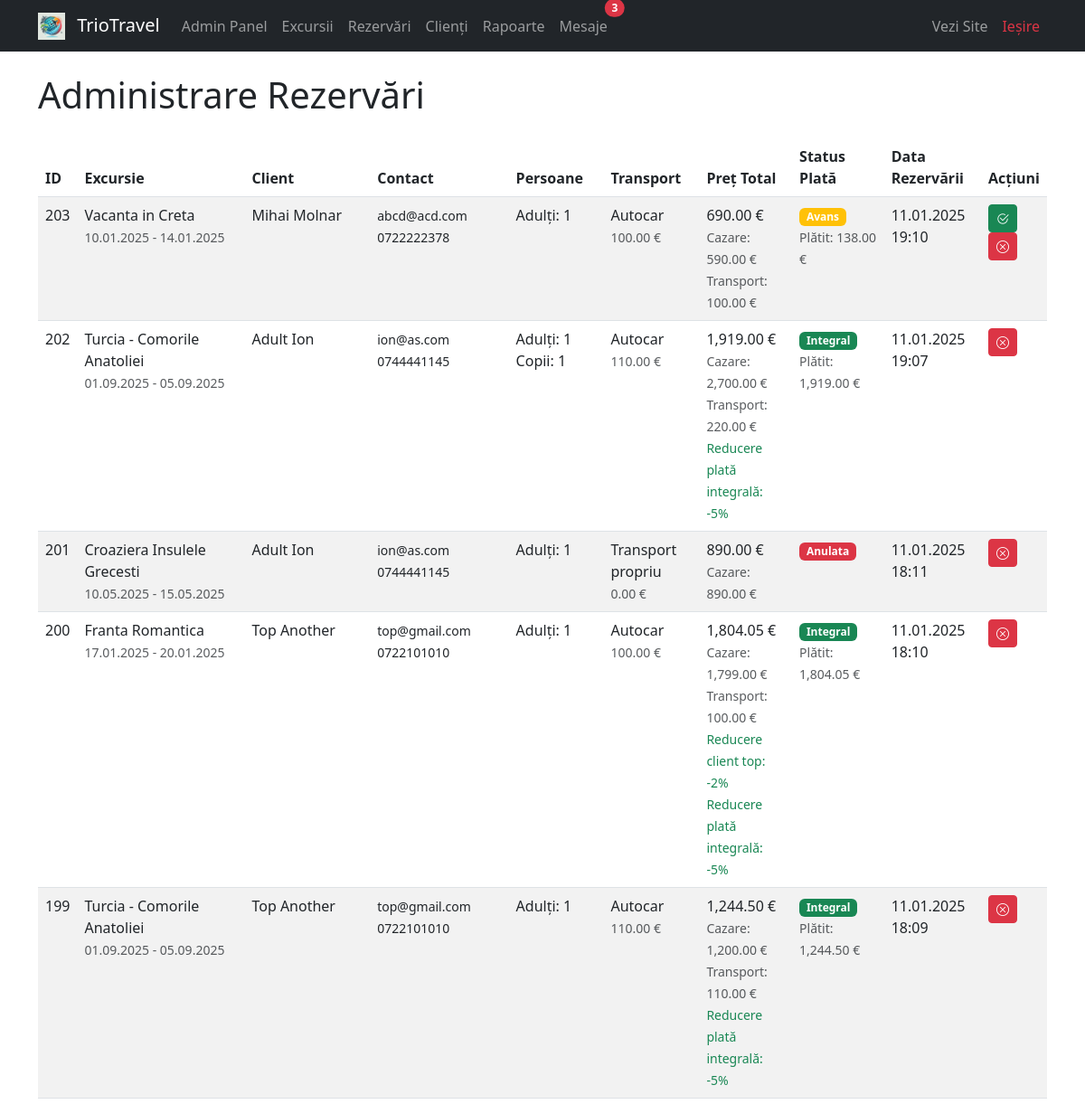
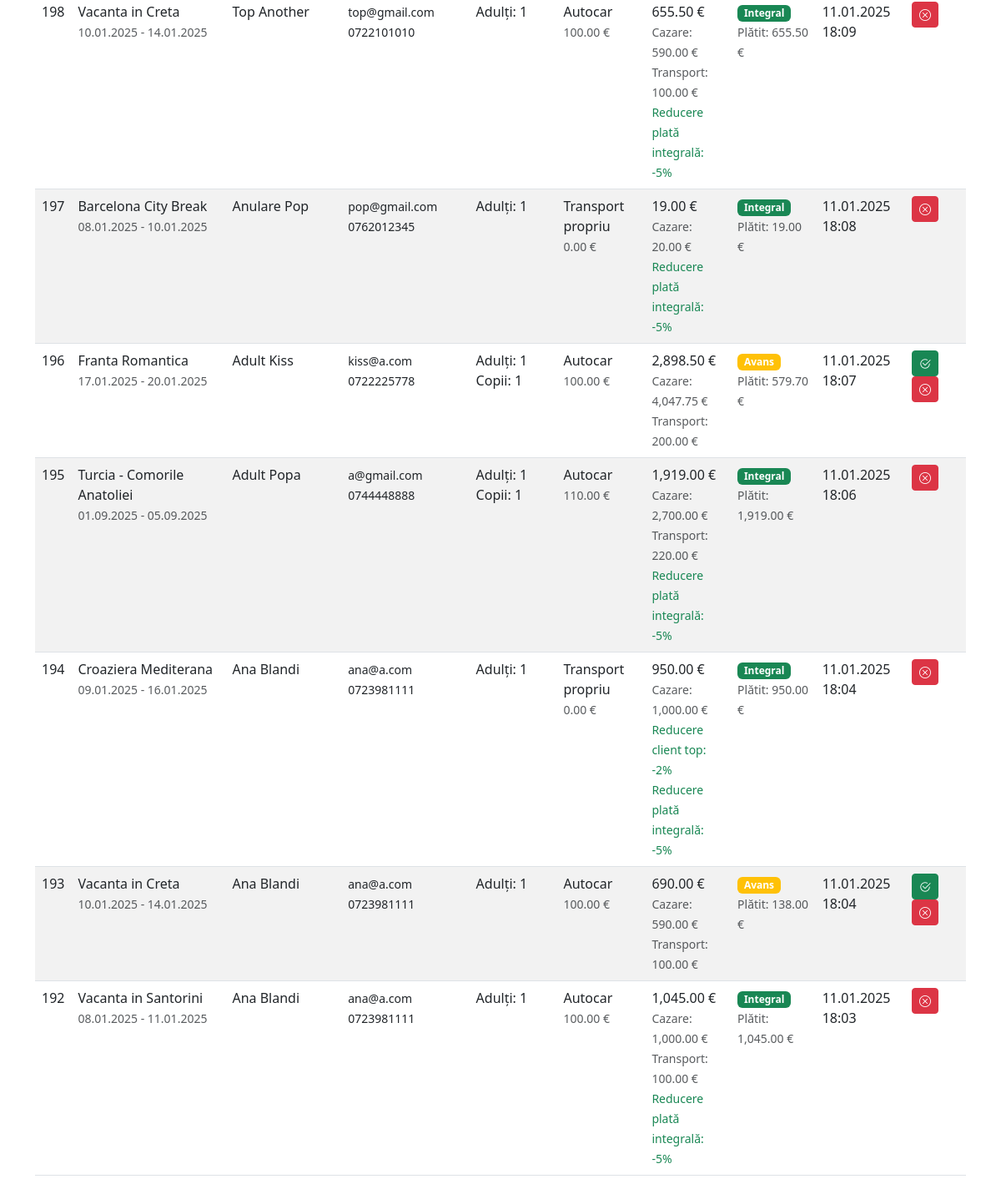
The app's page /admin/rezervari.php (signed in) with its own data (2 pictures, top to bottom).
### tables this page shows
CREATE TABLE IF NOT EXISTS `rezervari` (
  `id` bigint UNSIGNED NOT NULL AUTO_INCREMENT,
  `client_id` int DEFAULT NULL,
  `excursie_id` int DEFAULT NULL,
  `numar_adulti` int NOT NULL DEFAULT '1',
  `numar_copii` int NOT NULL DEFAULT '0',
  `pret_total` decimal(10,2) NOT NULL,
  `status_plata` varchar(50) NOT NULL,
  `suma_plata` decimal(10,2) NOT NULL,
  `transport_id` int DEFAULT NULL,
  `pret_cazare` decimal(10,2) DEFAULT NULL,
  `pret_transport` decimal(10,2) DEFAULT NULL,
  `data_creare` timestamp NOT NULL DEFAULT CURRENT_TIMESTAMP,
  `data_modificare` timestamp NULL DEFAULT NULL ON UPDATE CURRENT_TIMESTAMP,
  PRIMARY KEY (`id`),
  UNIQUE KEY `id` (`id`),
  KEY `idx_rezervari_status` (`status_plata`),
  KEY `fk_rezervari_clienti` (`client_id`),
  KEY `fk_rezervari_excursii` (`excursie_id`),
  KEY `fk_rezervari_transport` (`transport_id`)
);

CREATE TABLE IF NOT EXISTS `excursii` (
  `id` bigint UNSIGNED NOT NULL AUTO_INCREMENT,
  `tip` varchar(50) NOT NULL,
  `oferta_speciala` varchar(50) DEFAULT NULL,
  `tip_masa` varchar(50) DEFAULT NULL,
  `sezon_id` int DEFAULT NULL,
  `nume` varchar(200) NOT NULL,
  `descriere` text,
  `data_inceput` date NOT NULL,
  `data_sfarsit` date NOT NULL,
  `pret_cazare_per_persoana` decimal(10,2) NOT NULL,
  `creat_la` timestamp NULL DEFAULT CURRENT_TIMESTAMP,
  `poza1` varchar(255) DEFAULT NULL,
  `poza2` varchar(255) DEFAULT NULL,
  `status` enum('activ','inactiv','anulat') DEFAULT 'activ',
  `tip_cazare_id` bigint UNSIGNED NOT NULL,
  `locatie_id` bigint UNSIGNED NOT NULL,
  `numar_nopti` int NOT NULL,
  PRIMARY KEY (`id`),
  UNIQUE KEY `id` (`id`),
  KEY `idx_excursii_date_tip` (`data_inceput`,`data_sfarsit`,`tip`),
  KEY `idx_excursii_status` (`status`),
  KEY `fk_excursii_tip_cazare` (`tip_cazare_id`),
  KEY `fk_excursii_locatii` (`locatie_id`)
);

CREATE TABLE IF NOT EXISTS `clienti` (
  `id` int NOT NULL AUTO_INCREMENT,
  `prenume` varchar(50) NOT NULL,
  `nume` varchar(50) NOT NULL,
  `email` varchar(100) NOT NULL,
  `telefon` varchar(20) DEFAULT NULL,
  `numar_identitate` varchar(20) NOT NULL,
  `este_client_top` tinyint(1) DEFAULT '0',
  `creat_la` timestamp NULL DEFAULT CURRENT_TIMESTAMP,
  PRIMARY KEY (`id`),
  UNIQUE KEY `numar_identitate` (`numar_identitate`)
);

CREATE TABLE IF NOT EXISTS `optiuni_transport_excursii` (
  `id` bigint UNSIGNED NOT NULL AUTO_INCREMENT,
  `excursie_id` int DEFAULT NULL,
  `tip_transport` varchar(50) NOT NULL,
  `pret_per_persoana` decimal(10,2) NOT NULL,
  `descriere` text,
  `creat_la` timestamp NULL DEFAULT CURRENT_TIMESTAMP,
  PRIMARY KEY (`id`),
  UNIQUE KEY `id` (`id`),
  UNIQUE KEY `excursie_id` (`excursie_id`,`tip_transport`)
);

### admin/rezervari.php (the view, shortened to what this page needs)
<?php
require_once '../conexiune.php';
$sql = "SELECT r.*,
        e.nume as nume_excursie,
        e.data_inceput,
        e.data_sfarsit,
        r.pret_cazare,
        COALESCE(
            (SELECT CONCAT(p.prenume, ' ', p.nume)
             FROM participanti p
             WHERE p.rezervare_id = r.id
             ORDER BY p.id ASC
             LIMIT 1),
            CONCAT(c.prenume, ' ', c.nume)
        ) as nume_client,
        c.email,
        c.telefon,
        (SELECT COUNT(*)
         FROM rezervari r2
         WHERE r2.client_id = r.client_id
         AND r2.data_creare < r.data_creare) as rezervari_anterioare,
        ot.tip_transport,
        ot.pret_per_persoana as pret_transport_per_persoana,
        (SELECT COALESCE(SUM(suma), 0)
         FROM chitante
         WHERE rezervare_id = r.id
         AND tip_operatie = 'plata') as suma_platita
        FROM rezervari r
        LEFT JOIN excursii e ON r.excursie_id = e.id
        LEFT JOIN clienti c ON r.client_id = c.id
        LEFT JOIN optiuni_transport_excursii ot ON r.transport_id = ot.id
        ORDER BY r.data_creare DESC";
$result = $conn->query($sql);
?>
<!DOCTYPE html>
<html lang="ro">
<head>
    <link href="https://cdn.jsdelivr.net/npm/bootstrap@5.3.0/dist/css/bootstrap.min.css" rel="stylesheet">
    <link href="https://cdn.jsdelivr.net/npm/bootstrap-icons@1.7.2/font/bootstrap-icons.css" rel="stylesheet">
</head>
<body>
    <?php require 'navbar.php'; ?>
    <div class="container mt-4">
        <h1 class="mb-4">Administrare Rezervări</h1>
        <div class="table-responsive">
            <table class="table table-striped">
                <thead>
                    <tr>
                        <th class="col-id">ID</th>
                        <th class="col-excursie">Excursie</th>
                        <th class="col-client">Client</th>
                        <th class="col-contact">Contact</th>
                        <th class="col-persoane">Persoane</th>
                        <th class="col-transport">Transport</th>
                        <th class="col-pret">Preț Total</th>
                        <th class="col-status">Status Plată</th>
                        <th class="col-data">Data Rezervării</th>
                        <th class="col-actiuni">Acțiuni</th>
                    </tr>
                </thead>
                <tbody>
                    <?php while ($rezervare = $result->fetch_assoc()): ?>
                    <tr>
                        <td><?php echo $rezervare['id']; ?></td>
                        <td>
                            <?php echo $rezervare['nume_excursie'] ? htmlspecialchars($rezervare['nume_excursie']) : 'N/A'; ?>
                            <br>
                            <small class="text-muted">
                                <?php
                                if ($rezervare['data_inceput'] && $rezervare['data_sfarsit']) {
                                    echo date('d.m.Y', strtotime($rezervare['data_inceput'])) . ' - ' .
                                         date('d.m.Y', strtotime($rezervare['data_sfarsit']));
                                } else {
                                    echo 'Perioada nedefinită';
                                }
                                ?>
                            </small>
                        </td>
                        <td><?php echo htmlspecialchars($rezervare['nume_client']); ?></td>
                        <td>
                            <small>
                                <?php echo htmlspecialchars($rezervare['email']); ?><br>
                                <?php echo htmlspecialchars($rezervare['telefon']); ?>
                            </small>
                        </td>
                        <td>
                            <?php
                            echo "Adulți: " . $rezervare['numar_adulti'] . "<br>";
                            if ($rezervare['numar_copii'] > 0) {
                                echo "Copii: " . $rezervare['numar_copii'];
                            }
                            ?>
                        </td>
                        <td>
                            <?php
                            if ($rezervare['transport_id']) {
                                echo htmlspecialchars($rezervare['tip_transport']) . '<br>';
                                echo '<small class="text-muted">' . number_format($rezervare['pret_transport_per_persoana'], 2) . ' €</small>';
                            } else {
                                echo '<span class="text-muted">Transport propriu</span>';
                            }
                            ?>
                        </td>
                        <td>
                            <?php
                            $pret_total = $rezervare['pret_total'];
                            $pret_cazare_adulti = $rezervare['pret_cazare'] * $rezervare['numar_adulti'];
                            $pret_cazare_copii = $rezervare['pret_cazare'] * $rezervare['numar_copii'] * 0.5;
                            $pret_transport = $rezervare['pret_transport_per_persoana'] *
                                ($rezervare['numar_adulti'] + $rezervare['numar_copii']);
                            ?>
                            <?php echo number_format($pret_total, 2); ?> €
                            <br>
                            <small class="text-muted">
                                Cazare: <?php echo number_format($pret_cazare_adulti + $pret_cazare_copii, 2); ?> €
                                <?php if ($rezervare['pret_transport_per_persoana'] > 0): ?>
                                    <br>Transport: <?php echo number_format($pret_transport, 2); ?> €
                                <?php endif; ?>
                                <?php if ($rezervare['rezervari_anterioare'] >= 2): ?>
                                    <br><span class="text-success">Reducere client top: -2%</span>
                                <?php endif; ?>
                                <?php if ($rezervare['status_plata'] == 'integral'): ?>
                                    <br><span class="text-success">Reducere plată integrală: -5%</span>
                                <?php endif; ?>
                            </small>
                        </td>
                        <td>
                            <span class="badge bg-<?php
                                echo $rezervare['status_plata'] == 'integral' ? 'success' :
                                    ($rezervare['status_plata'] == 'avans' ? 'warning' : 'danger');
                            ?>">
                                <?php echo ucfirst($rezervare['status_plata']); ?>
                            </span>
                            <?php if ($rezervare['status_plata'] == 'avans'): ?>
                                <br>
                                <small class="text-muted">
                                    Plătit: <?php echo number_format($rezervare['suma_plata'], 2); ?> €
                                </small>
                            <?php elseif ($rezervare['status_plata'] == 'integral'): ?>
                                <br>
                                <small class="text-muted">
                                    Plătit: <?php echo number_format($rezervare['pret_total'], 2); ?> €
                                </small>
                            <?php endif; ?>
                        </td>
                        <td>
                            <?php echo date('d.m.Y H:i', strtotime($rezervare['data_creare'])); ?>
                        </td>
                        <td>
                            <?php if ($rezervare['status_plata'] == 'avans'): ?>
                                <a href="aplica_plata.php?id=<?php echo $rezervare['id']; ?>"
                                   class="btn btn-sm btn-success"
                                   title="Aplică plata integrală">
                                    <i class="bi bi-check2-circle"></i>
                                </a>
                            <?php endif; ?>
                            <?php if ($rezervare['status_plata'] != 'platit'): ?>
                                <button onclick="if(confirm('Sigur doriți să anulați această rezervare?'))
                                       window.location='anuleaza_rezervare.php?id=<?php echo $rezervare['id']; ?>'"
                                        class="btn btn-sm btn-danger">
                                    <i class="bi bi-x-circle"></i>
                                </button>
                            <?php endif; ?>
                        </td>
                    </tr>
                    <?php endwhile; ?>
                </tbody>
            </table>
        </div>
    </div>
</body>
</html>

### admin/rezervari.php (style rules this page uses)
.table th, .table td { padding: 0.5rem; }
.table th.col-excursie { width: 20%; }
.table th.col-client { width: 15%; }
.table th.col-contact { width: 15%; }
.table th.col-persoane { width: 10%; }
.table th.col-transport { width: 10%; }
.table th.col-pret { width: 10%; }
.table th.col-status { width: 10%; }
.table th.col-data { width: 10%; }

### records on screen
rezervari: id "203", excursii.nume "Vacanta in Creta", excursii.data_inceput "10.01.2025", excursii.data_sfarsit "14.01.2025", nume_client "Mihai Molnar", clienti.email "abcd@acd.com", clienti.telefon "0722222378", numar_adulti "1", optiuni_transport_excursii.tip_transport "Autocar", optiuni_transport_excursii.pret_per_persoana "100.00", pret_total "690.00", $pret_cazare_adulti + $pret_cazare_copii "590.00", status_plata "Avans", suma_plata "138.00", data_creare "11.01.2025 19:10"
rezervari: id "202", excursii.nume "Turcia - Comorile Anatoliei", excursii.data_inceput "01.09.2025", excursii.data_sfarsit "05.09.2025", nume_client "Adult Ion", clienti.email "ion@as.com", clienti.telefon "0744441145", numar_adulti "1", numar_copii "1", optiuni_transport_excursii.tip_transport "Autocar", optiuni_transport_excursii.pret_per_persoana "110.00", pret_total "1,919.00", $pret_cazare_adulti + $pret_cazare_copii "2,700.00", pret_transport "220.00", shows "Reducere plată integrală: -5%", status_plata "Integral", data_creare "11.01.2025 19:07"
rezervari: id "201", excursii.nume "Croaziera Insulele Grecesti", excursii.data_inceput "10.05.2025", excursii.data_sfarsit "15.05.2025", nume_client "Adult Ion", clienti.email "ion@as.com", clienti.telefon "0744441145", numar_adulti "1", optiuni_transport_excursii.tip_transport "Transport propriu", optiuni_transport_excursii.pret_per_persoana "0.00", pret_total "890.00", $pret_cazare_adulti + $pret_cazare_copii "890.00", status_plata "Anulata", data_creare "11.01.2025 18:11"
rezervari: id "200", excursii.nume "Franta Romantica", excursii.data_inceput "17.01.2025", excursii.data_sfarsit "20.01.2025", nume_client "Top Another", clienti.email "top@gmail.com", clienti.telefon "0722101010", numar_adulti "1", optiuni_transport_excursii.tip_transport "Autocar", optiuni_transport_excursii.pret_per_persoana "100.00", pret_total "1,804.05", $pret_cazare_adulti + $pret_cazare_copii "1,799.00", shows "Reducere client top: -2%", shows "Reducere plată integrală: -5%", status_plata "Integral", data_creare "11.01.2025 18:10"
rezervari: id "199", excursii.nume "Turcia - Comorile Anatoliei", excursii.data_inceput "01.09.2025", excursii.data_sfarsit "05.09.2025", nume_client "Top Another", clienti.email "top@gmail.com", clienti.telefon "0722101010", numar_adulti "1", optiuni_transport_excursii.tip_transport "Autocar", optiuni_transport_excursii.pret_per_persoana "110.00", pret_total "1,244.50", $pret_cazare_adulti + $pret_cazare_copii "1,200.00", shows "Reducere plată integrală: -5%", status_plata "Integral", data_creare "11.01.2025 18:09"
rezervari: id "198", excursii.nume "Vacanta in Creta", excursii.data_inceput "10.01.2025", excursii.data_sfarsit "14.01.2025", nume_client "Top Another", clienti.email "top@gmail.com", clienti.telefon "0722101010", numar_adulti "1", optiuni_transport_excursii.tip_transport "Autocar", optiuni_transport_excursii.pret_per_persoana "100.00", pret_total "655.50", $pret_cazare_adulti + $pret_cazare_copii "590.00", shows "Reducere plată integrală: -5%", status_plata "Integral", data_creare "11.01.2025 18:09"
rezervari: id "197", excursii.nume "Barcelona City Break", excursii.data_inceput "08.01.2025", excursii.data_sfarsit "10.01.2025", nume_client "Anulare Pop", clienti.email "pop@gmail.com", clienti.telefon "0762012345", numar_adulti "1", optiuni_transport_excursii.tip_transport "Transport propriu", optiuni_transport_excursii.pret_per_persoana "0.00", pret_total "19.00", $pret_cazare_adulti + $pret_cazare_copii "20.00", shows "Reducere plată integrală: -5%", status_plata "Integral", data_creare "11.01.2025 18:08"
rezervari: id "196", excursii.nume "Franta Romantica", excursii.data_inceput "17.01.2025", excursii.data_sfarsit "20.01.2025", nume_client "Adult Kiss", clienti.email "kiss@a.com", clienti.telefon "0722225778", numar_adulti "1", numar_copii "1", optiuni_transport_excursii.tip_transport "Autocar", optiuni_transport_excursii.pret_per_persoana "100.00", pret_total "2,898.50", $pret_cazare_adulti + $pret_cazare_copii "4,047.75", pret_transport "200.00", status_plata "Avans", suma_plata "579.70", data_creare "11.01.2025 18:07"
rezervari: id "195", excursii.nume "Turcia - Comorile Anatoliei", excursii.data_inceput "01.09.2025", excursii.data_sfarsit "05.09.2025", nume_client "Adult Popa", clienti.email "a@gmail.com", clienti.telefon "0744448888", numar_adulti "1", numar_copii "1", optiuni_transport_excursii.tip_transport "Autocar", optiuni_transport_excursii.pret_per_persoana "110.00", pret_total "1,919.00", $pret_cazare_adulti + $pret_cazare_copii "2,700.00", pret_transport "220.00", shows "Reducere plată integrală: -5%", status_plata "Integral", data_creare "11.01.2025 18:06"
rezervari: id "194", excursii.nume "Croaziera Mediterana", excursii.data_inceput "09.01.2025", excursii.data_sfarsit "16.01.2025", nume_client "Ana Blandi", clienti.email "ana@a.com", clienti.telefon "0723981111", numar_adulti "1", optiuni_transport_excursii.tip_transport "Transport propriu", optiuni_transport_excursii.pret_per_persoana "0.00", pret_total "950.00", $pret_cazare_adulti + $pret_cazare_copii "1,000.00", shows "Reducere client top: -2%", shows "Reducere plată integrală: -5%", status_plata "Integral", data_creare "11.01.2025 18:04"
rezervari: id "193", excursii.nume "Vacanta in Creta", excursii.data_inceput "10.01.2025", excursii.data_sfarsit "14.01.2025", nume_client "Ana Blandi", clienti.email "ana@a.com", clienti.telefon "0723981111", numar_adulti "1", optiuni_transport_excursii.tip_transport "Autocar", optiuni_transport_excursii.pret_per_persoana "100.00", pret_total "690.00", $pret_cazare_adulti + $pret_cazare_copii "590.00", status_plata "Avans", suma_plata "138.00", data_creare "11.01.2025 18:04"
rezervari: id "192", excursii.nume "Vacanta in Santorini", excursii.data_inceput "08.01.2025", excursii.data_sfarsit "11.01.2025", nume_client "Ana Blandi", clienti.email "ana@a.com", clienti.telefon "0723981111", numar_adulti "1", optiuni_transport_excursii.tip_transport "Autocar", optiuni_transport_excursii.pret_per_persoana "100.00", pret_total "1,045.00", $pret_cazare_adulti + $pret_cazare_copii "1,000.00", shows "Reducere plată integrală: -5%", status_plata "Integral", data_creare "11.01.2025 18:03"

### other values on screen
$mesaje_necitite "3"
